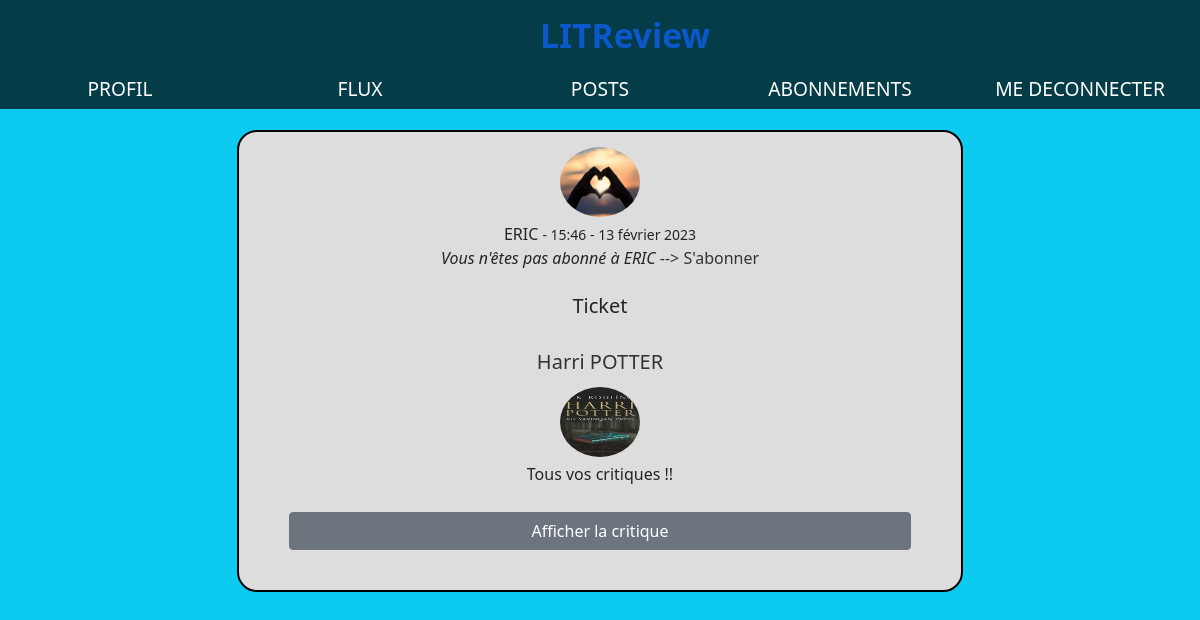
The page /ticket/23/detail (signed in) on the database its author committed.
### critique/models.py (models this page shows, shortened)
class Ticket(models.Model):
    title = models.CharField(max_length=128)
    description = models.TextField(max_length=2048, blank=True)
    image = models.ImageField(null=True, blank=True)
    time_created = models.DateTimeField(auto_now_add=True)
    user = models.ForeignKey(to=settings.AUTH_USER_MODEL, on_delete=models.CASCADE)
    has_review = models.BooleanField(default=False)
    IMAGE_MAX_SIZE = (600, 600)

class Review(models.Model):
    ticket = models.ForeignKey(to=Ticket, on_delete=models.CASCADE)
    rating = models.PositiveSmallIntegerField(
        validators=[MinValueValidator(0), MaxValueValidator(5)]
    )
    headline = models.CharField(max_length=128)
    body = models.CharField(max_length=8192, blank=True)
    user = models.ForeignKey(to=settings.AUTH_USER_MODEL, on_delete=models.CASCADE)
    time_created = models.DateTimeField(auto_now_add=True)

### authentification/models.py (models this page shows, shortened)
class Profile(models.Model):
    user = models.OneToOneField(User, on_delete=models.CASCADE)
    image = models.ImageField(default="default.png", upload_to="profile_img")

### critique/views.py (the view)
# urls.py: path("ticket/<int:pk>/detail", ticket_detail, name="ticket_detail"),
@login_required
def ticket_detail(request, pk):
    ticket = get_object_or_404(Ticket, id=pk)
    followed_users = find_user_follows(request.user)
    replied_tickets, replied_reviews = find_tickets_validate([ticket])
    context = {
        "post": ticket,
        "title": "Ticket",
        "r_tickets": replied_tickets,
        "r_reviews": replied_reviews,
        "followed_users": followed_users,
    }
    return render(request, "critique/post_detail.html", context)

### critique/complements.py (called while the page is built)
def find_tickets_validate(tickets):
    replied_reviews = Review.objects.filter(ticket__in=tickets)
    replied_tickets = [review.ticket for review in replied_reviews]
    return replied_tickets, replied_reviews

def find_user_follows(user):
    follows = UserFollow.objects.filter(user=user)
    followed_users = [follow.followed_user for follow in follows]
    return followed_users

### critique/templates/critique/post_detail.html
{% extends "base.html" %}
{% block content %}
{% if title == 'Ticket' %}
  {% include 'critique/ticket_base.html' %}
{% elif title == 'Critique du livre' %}
  {% include 'critique/review_base.html' %}
{% endif %}
{% endblock content %}

### critique/templates/critique/ticket_base.html
<article class="form form-ticket">
    <img src="{{ post.user.profile.image.url }}" alt="{{ post.user.username }} profile image">
    <div>
      <div class="article">
        {% if post.user != user %}
          {% if post.user in followed_users %}
            <a href="{% url 'user_posts' post.user.id %}">{{ post.user }}</a>
          {% else %}
            <p style="display:inline">{{ post.user }}</p>
          {% endif %}
        {% else %}
          <a href="{% url 'posts' %}">{{ post.user }}</a>
        {% endif %}
        <small>{{ post.time_created|date:"- H:i - d F Y " }}</small>
        {% if post.user == user %}
          <a href="{% url 'ticket_update' post.id %}">- Modifier</a>
          <a href="{% url 'ticket_delete' post.id %}">- Supprimer</a>
        {% elif post.user not in followed_users %}
          <div>
            <i>Vous n'êtes pas abonné à {{ post.user }}</i>
            <a href="{% url 'subscriptions' %}"> --> S'abonner</a>
          </div>
        {% endif %}
      </div>
    </br><h5><span>Ticket</span></h5></br>
      <h5><a href="{% url 'ticket_detail' post.id %}">{{ post.title }}</a></h5>
      <div class="ticket-description">
        {% if post.image %}
          <img src="{{ post.image.url }}" alt="{{ post.title }}">
        {% endif %}
        <p>{{ post.description }}</p>
      </div>
      {% if r_tickets and post in r_tickets %}
        {% for reply in r_reviews %}
          {% if post == reply.ticket %}
            <div>
              <a class="btn btn-secondary text-white" href="{% url 'review_detail' reply.id %}">Afficher la critique  </a>
            </div>
          {% endif %}
        {% endfor %}
      {% elif post not in r_tickets %}
        <div>
          <a class="btn btn-secondary text-white" href="{% url 'response_review' post.id %}">Créer une critique</a>
        </div>
      {% endif %}
    </div>
</article>

### static/css/style.css (style rules this page uses)
* { -moz-box-sizing: border-box; -webkit-box-sizing: border-box; box-sizing: border-box; }
a { color: black; text-decoration: none; }
.form { border: 2px solid #000; width: 65%; margin: 15px auto; padding: 10px; background-color: #dddddd; border-radius: 20px; text-align: center; padding: 10px 50px 30px 50px; }
.form img { padding: 5px 0 5px 0; border-radius: 100px 100px 100px 100px; height: 80px ; width: 80px ; }
.form a { margin-top: 10px; color: #333; text-decoration: none; }
.btn { width: 100%; padding: 10px; margin: 10px 0 10px 0; color: white; border: none; border-radius: 10px; cursor: pointer; }

### rows shown on the page
Ticket: user.profile.image (picture), user "ERIC", time_created "- 15:46 - 13 février 2023", title "Harri POTTER", image (picture), description "Tous vos critiques !!"
Review: shows "Afficher la critique"
